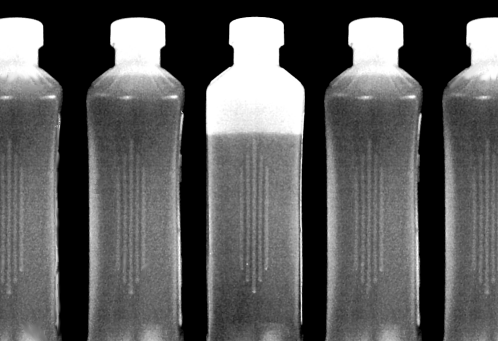
#> input picture chap11/4/bottles-assembly-line.tif, 498 x 341 px
$ python bottles.py
#> lines starting #> are read from the running program, lines starting #| are printed output that depends on the picture; after the words box and inside, x2 and y2 are one past the last pixel; in counts of white or black regions, pixels touching at a corner belong together
import cv2
import numpy as np

# 读取图像
gray_image = cv2.imread("bottles-assembly-line.tif", 0)  # 0 表示以灰度模式读取
#> gray_image is the input picture: shape (341, 498); min 0, max 255, mean 90.4

# 二值化
BW_THRESHOLD = 170  # 阈值
_, binary_image = cv2.threshold(gray_image, BW_THRESHOLD, 255, cv2.THRESH_BINARY)
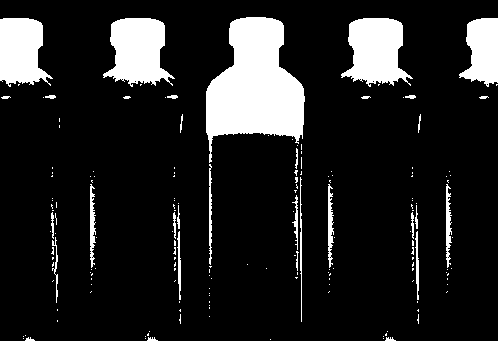
#> binary_image: shape (341, 498); 13.5% white; 171 white regions (139 under 20 px), largest, box (x1, y1, x2, y2) and area: (206, 17, 305, 163) 8737, (103, 18, 175, 87) 3254, (341, 18, 413, 87) 3254

# 对图片进行开操作
kernel = np.ones((3, 7), np.uint8)
opened_image = cv2.morphologyEx(
    binary_image,
    cv2.MORPH_OPEN,  # = 2: 开操作
    # cv2.MORPH_ERODE  = 0：腐蚀
    # MORPH_DILATE     = 1：膨胀处理
    # MORPH_CLOSE      = 3：闭运算处理
    kernel,
)
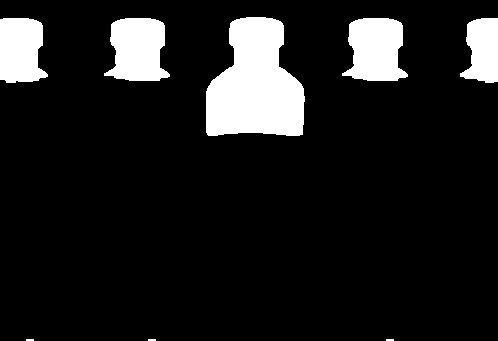
#> opened_image: shape (341, 498); 11.4% white; 8 white regions (3 under 20 px), largest, box (x1, y1, x2, y2) and area: (206, 17, 305, 136) 8606, (104, 18, 170, 81) 3132, (342, 18, 408, 81) 3132, (0, 18, 48, 83) 2607, (460, 18, 498, 83) 1871

# 获取连通分量及其统计信息
num_labels, labels_im, stats, centroids = cv2.connectedComponentsWithStats(opened_image)
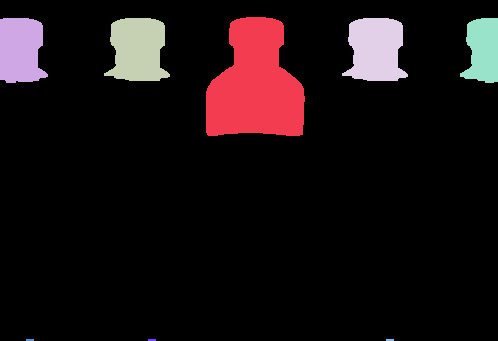
#> labels_im: shape (341, 498) int32; 9 distinct labels, from 0 to 8; one colour per label, 0 black
#> num_labels = 9; stats = [[0, 0, 498, 341, 150422], [206, 17, 99, 119, 8606], [0, 18, 48, 65, 2607], [104, 18, 66, 63, 3132], [342, 18, 66, 63, 3132], [460, 18, 38, 65, 1871], [26, 339, 8, 2, 16], [148, 339, 8, 2, 16], [386, 339, 8, 2, 16]]; centroids = [[248.9, 183.4], [255.1, 84.82], [20.13, 49.61], [137.5, 49.06], [375.5, 49.06], [482.6, 49.77], [29.5, 339.5], [151.5, 339.5], [389.5, 339.5]]

# 显示每个连通分量
output_image = np.zeros((gray_image.shape[0], gray_image.shape[1], 3), dtype=np.uint8)

# 为每个连通分量赋予随机颜色
for label in range(1, num_labels):  # 从1开始，0是背景
    mask = labels_im == label
    output_image[mask] = np.random.randint(0, 255, 3)
#> this loop made 8 passes
#> pass 1, `mask = labels_im == label`:
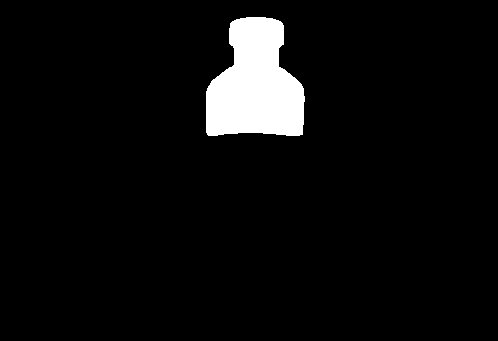
#> mask: shape (341, 498) bool; 5.1% white; 1 white region, box (x1, y1, x2, y2) and area: (206, 17, 305, 136) 8606
#> pass 3, `mask = labels_im == label`:
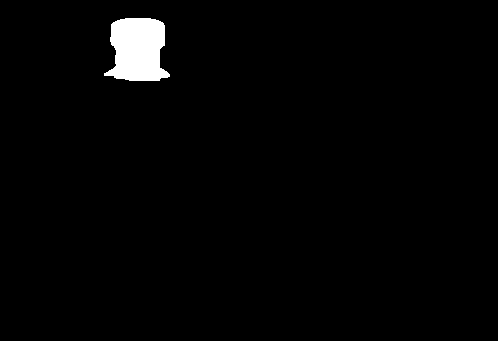
#> mask: shape (341, 498) bool; 1.8% white; 1 white region, box (x1, y1, x2, y2) and area: (104, 18, 170, 81) 3132
#> after the loop:
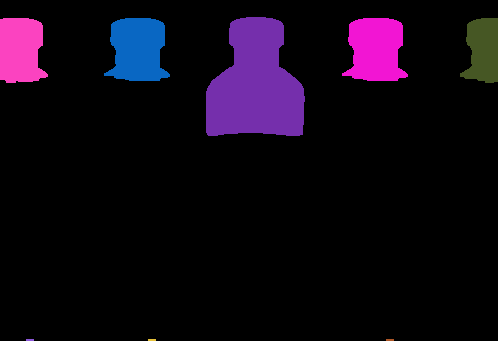
#> output_image: shape (341, 498, 3); mean of channels 0, 1, 2 19.6, 6.7, 15.2; drawn as B, G, R

AREA_THRESHOLD = 900  # 面积阈值
components = [
    stats[i]
    for i in range(1, num_labels)
    # 保存面积大于阈值的连通分量
    if stats[i, cv2.CC_STAT_AREA] > AREA_THRESHOLD
]
#> components = [[206, 17, 99, 119, 8606], [0, 18, 48, 65, 2607], [104, 18, 66, 63, 3132], [342, 18, 66, 63, 3132], [460, 18, 38, 65, 1871]]
components.sort(
    key=lambda x: x[cv2.CC_STAT_LEFT],
)  # 按照左上角 x 的坐标排序，从左到右


for i, component in enumerate(components):
    x, y, width, height, area = component
    bottom = y + height  # 液面位置的 y 坐标

    is_full = bottom < 100

    print(
        f"第 {i+1} 个连通分量的面积为 {area}，高度为 {height}，液面位置的 y 坐标为 {bottom}，"
        + ("是满的" if is_full else "不是满的")
    )

    # 绘制矩形框
    color = (0, 255, 0) if is_full else (0, 0, 255)
    cv2.rectangle(output_image, (x, y), (x + width, y + height), color, 2)
    cv2.putText(
        output_image,
        f"{i + 1}",
        (x, y + height + 25),
        cv2.FONT_HERSHEY_SIMPLEX,
        0.75,
        color,
        2,
        cv2.LINE_AA,
    )
#> this loop made 5 passes
#> (x, y, width, height, area, bottom, is_full, color) on passes 1 to 5: (0, 18, 48, 65, 2607, 83, True, (0, 255, 0)), (104, 18, 66, 63, 3132, 81, True, (0, 255, 0)), (206, 17, 99, 119, 8606, 136, False, (0, 0, 255)), (342, 18, 66, 63, 3132, 81, True, (0, 255, 0)), (460, 18, 38, 65, 1871, 83, True, (0, 255, 0))
#| 第 1 个连通分量的面积为 2607，高度为 65，液面位置的 y 坐标为 83，是满的
#| 第 2 个连通分量的面积为 3132，高度为 63，液面位置的 y 坐标为 81，是满的
#| 第 3 个连通分量的面积为 8606，高度为 119，液面位置的 y 坐标为 136，不是满的
#| 第 4 个连通分量的面积为 3132，高度为 63，液面位置的 y 坐标为 81，是满的
#| 第 5 个连通分量的面积为 1871，高度为 65，液面位置的 y 坐标为 83，是满的
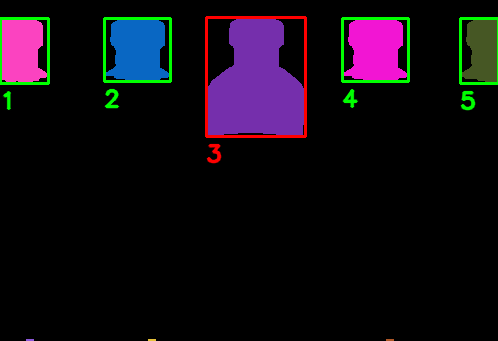
#> output_image: shape (341, 498, 3); 2.88% of pixels changed, all inside (x1, y1, x2, y2) = (0, 16, 498, 164); drawn as B, G, R

# 显示结果
cv2.imshow("Output", output_image)

# 保存到文件
cv2.imwrite("output.png", output_image)

cv2.waitKey(0)
cv2.destroyAllWindows()

$ run again, with chap11/4/colored.png saved as chap11/4/bottles-assembly-line.tif
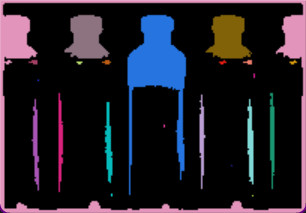
#> input picture chap11/4/colored.png, 306 x 213 px
#> binary_image: shape (213, 306); 7.6% white; 6 white regions (3 under 20 px), largest, box (x1, y1, x2, y2) and area: (0, 0, 306, 212) 4543, (248, 106, 253, 182) 249, (200, 107, 205, 175) 150
#> opened_image: shape (213, 306); 5.9% white; 9 white regions, largest, box (x1, y1, x2, y2) and area: (0, 16, 35, 70) 1239, (280, 16, 305, 58) 838, (0, 0, 305, 4) 618
#> `num_labels, labels_im, stats, centroids = cv2.connectedComponentsWithS..`:
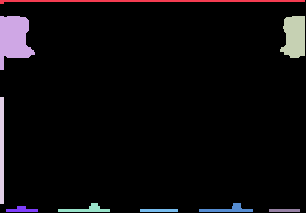
#> labels_im: shape (213, 306) int32; 10 distinct labels, from 0 to 9; one colour per label, 0 black
#> num_labels = 10; stats = [[0, 0, 306, 213, 61301], [0, 0, 305, 4, 618], [0, 16, 35, 54, 1239], [280, 16, 25, 42, 838], [0, 97, 4, 107, 428], [58, 203, 52, 9, 210], [199, 203, 54, 9, 214], [6, 206, 32, 6, 123], [140, 209, 38, 3, 114], [269, 209, 31, 3, 93]]; centroids = [[154.5, 107.8], [150.1, 0.526], [13.51, 38.15], [294.1, 36.28], [1.5, 150], [86.2, 208.9], [228.1, 208.9], [21.39, 209.3], [158.5, 210], [284, 210]]
#> components = [[0, 16, 35, 54, 1239]]
#> the loop `for i, component in enumerate(components):` made 1 pass
#> (x, y, width, height, area, bottom, is_full, color) on pass 1: (0, 16, 35, 54, 1239, 70, True, (0, 255, 0))
#> (printed output is left out)
#> after the loop `for i, component in enumerate(components):`:
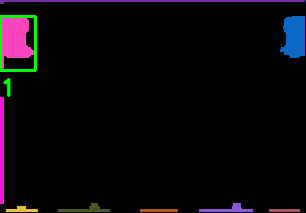
#> output_image: shape (213, 306, 3); mean of channels 0, 1, 2 9.9, 6.4, 8.7; drawn as B, G, R
